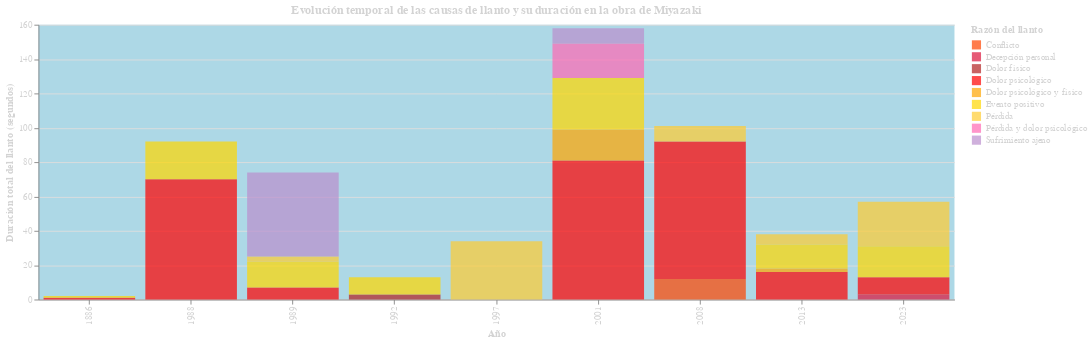

The notebook cell this image was saved under:
### Code cell
import pandas as pd
import altair as alt


df = pd.read_csv("/content/drive/MyDrive/csvs/lagrimasghibli.csv")

# Get all unique causes to define the domain of the color scale
unique_causes = sorted(pivot_long['Causa'].unique().tolist())

# Define a new set of more vibrant and warm colors, with red as most prominent
vibrant_palette = [
    '#FF0000', '#DC143C', '#B22222', '#FF4500', '#FFA500', # Strong reds and oranges
    '#FFD700', '#FFCC33', '#FF69B4', '#BB8FCE' # Clearer yellow, fuchsia, and a warmer purple for 'Sufrimiento ajeno'
]

# Create an initial mapping from cause to color
cause_to_color_map = {}
for i, cause in enumerate(unique_causes):
    cause_to_color_map[cause] = vibrant_palette[i % len(vibrant_palette)]

# Explicitly get the colors for 'Conflicto' and 'Dolor psicológico' and swap them
color_conflicto = cause_to_color_map['Conflicto']
color_dolor_psicologico = cause_to_color_map['Dolor psicológico']

cause_to_color_map['Conflicto'] = color_dolor_psicologico
cause_to_color_map['Dolor psicológico'] = color_conflicto

# Create the final domain and range lists for Altair
domain_list = list(cause_to_color_map.keys())
range_list = [cause_to_color_map[cause] for cause in domain_list]

stacked_bar_chart = (
    alt.Chart(pivot_long).mark_bar(opacity=0.7).encode( # Added opacity here
        x=alt.X('Ano:O', title='Año'),
        y=alt.Y('Duracion:Q', title='Duración total del llanto (segundos)'),
        color=alt.Color('Causa:N', title='Razón del llanto', scale=alt.Scale(domain=domain_list, range=range_list)), # Custom scale with domain and range
        order=alt.Order('Causa:N', sort='ascending'),
        tooltip=['Ano', 'Causa', 'Duracion']
    ).properties(
        width=1000, # Increased width for better visualization
        title='Evolución temporal de las causas de llanto y su duración en la obra de Miyazaki'
    ).configure_axis(
        labelColor='lightgray',
        titleColor='lightgray'
    ).configure_header(
        titleColor='lightgray',
        labelColor='lightgray'
    ).configure_legend(
        labelColor='lightgray',
        titleColor='lightgray'
    ).configure_title(
        color='lightgray'
    ).configure_view(
        stroke=None,
        fill='lightblue'
    )
)

stacked_bar_chart

### Figure 1 — Vega-Lite specification as saved in the notebook (floating-point values rounded to 4 significant figures)
{"config": {"view": {"continuousWidth": 300, "continuousHeight": 300, "fill": "lightblue", "stroke": null}, "axis": {"labelColor": "lightgray", "titleColor": "lightgray"}, "header": {"labelColor": "lightgray", "titleColor": "lightgray"}, "legend": {"labelColor": "lightgray", "titleColor": "lightgray"}, "title": {"color": "lightgray"}}, "data": {"name": "data-c34211a62726235ad4e26aece58bb2e6"}, "mark": {"type": "bar", "opacity": 0.7}, "encoding": {"color": {"field": "Causa", "scale": {"domain": ["Conflicto", "Decepción personal", "Dolor físico", "Dolor psicológico", "Dolor psicológico y físico", "Evento positivo", "Pérdida", "Pérdida y dolor psicológico", "Sufrimiento ajeno"], "range": ["#FF4500", "#DC143C", "#B22222", "#FF0000", "#FFA500", "#FFD700", "#FFCC33", "#FF69B4", "#BB8FCE"]}, "title": "Razón del llanto", "type": "nominal"}, "order": {"field": "Causa", "sort": "ascending", "type": "nominal"}, "tooltip": [{"field": "Ano", "type": "quantitative"}, {"field": "Causa", "type": "nominal"}, {"field": "Duracion", "type": "quantitative"}], "x": {"field": "Ano", "title": "Año", "type": "ordinal"}, "y": {"field": "Duracion", "title": "Duración total del llanto (segundos)", "type": "quantitative"}}, "title": "Evolución temporal de las causas de llanto y su duración en la obra de Miyazaki", "width": 1000, "$schema": "https://vega.github.io/schema/vega-lite/v5.20.1.json", "datasets": {"data-c34211a62726235ad4e26aece58bb2e6": [{"Ano": 1886, "Causa": "Conflicto", "Duracion": 0}, {"Ano": 1988, "Causa": "Conflicto", "Duracion": 0}, {"Ano": 1989, "Causa": "Conflicto", "Duracion": 0}, {"Ano": 1992, "Causa": "Conflicto", "Duracion": 0}, {"Ano": 1997, "Causa": "Conflicto", "Duracion": 0}, {"Ano": 2001, "Causa": "Conflicto", "Duracion": 0}, {"Ano": 2008, "Causa": "Conflicto", "Duracion": 12}, {"Ano": 2013, "Causa": "Conflicto", "Duracion": 0}, {"Ano": 2023, "Causa": "Conflicto", "Duracion": 0}, {"Ano": 1886, "Causa": "Decepción personal", "Duracion": 0}, {"Ano": 1988, "Causa": "Decepción personal", "Duracion": 0}, {"Ano": 1989, "Causa": "Decepción personal", "Duracion": 0}, {"Ano": 1992, "Causa": "Decepción personal", "Duracion": 0}, {"Ano": 1997, "Causa": "Decepción personal", "Duracion": 0}, {"Ano": 2001, "Causa": "Decepción personal", "Duracion": 0}, {"Ano": 2008, "Causa": "Decepción personal", "Duracion": 0}, {"Ano": 2013, "Causa": "Decepción personal", "Duracion": 0}, {"Ano": 2023, "Causa": "Decepción personal", "Duracion": 3}, {"Ano": 1886, "Causa": "Dolor físico", "Duracion": 0}, {"Ano": 1988, "Causa": "Dolor físico", "Duracion": 0}, {"Ano": 1989, "Causa": "Dolor físico", "Duracion": 0}, {"Ano": 1992, "Causa": "Dolor físico", "Duracion": 3}, {"Ano": 1997, "Causa": "Dolor físico", "Duracion": 0}, {"Ano": 2001, "Causa": "Dolor físico", "Duracion": 0}, {"Ano": 2008, "Causa": "Dolor físico", "Duracion": 0}, {"Ano": 2013, "Causa": "Dolor físico", "Duracion": 0}, {"Ano": 2023, "Causa": "Dolor físico", "Duracion": 0}, {"Ano": 1886, "Causa": "Dolor psicológico", "Duracion": 1}, {"Ano": 1988, "Causa": "Dolor psicológico", "Duracion": 70}, {"Ano": 1989, "Causa": "Dolor psicológico", "Duracion": 7}, {"Ano": 1992, "Causa": "Dolor psicológico", "Duracion": 0}, {"Ano": 1997, "Causa": "Dolor psicológico", "Duracion": 0}, {"Ano": 2001, "Causa": "Dolor psicológico", "Duracion": 81}, {"Ano": 2008, "Causa": "Dolor psicológico", "Duracion": 80}, {"Ano": 2013, "Causa": "Dolor psicológico", "Duracion": 16}, {"Ano": 2023, "Causa": "Dolor psicológico", "Duracion": 10}, {"Ano": 1886, "Causa": "Dolor psicológico y físico", "Duracion": 0}, {"Ano": 1988, "Causa": "Dolor psicológico y físico", "Duracion": 0}, {"Ano": 1989, "Causa": "Dolor psicológico y físico", "Duracion": 0}, {"Ano": 1992, "Causa": "Dolor psicológico y físico", "Duracion": 0}, {"Ano": 1997, "Causa": "Dolor psicológico y físico", "Duracion": 0}, {"Ano": 2001, "Causa": "Dolor psicológico y físico", "Duracion": 18}, {"Ano": 2008, "Causa": "Dolor psicológico y físico", "Duracion": 0}, {"Ano": 2013, "Causa": "Dolor psicológico y físico", "Duracion": 2}, {"Ano": 2023, "Causa": "Dolor psicológico y físico", "Duracion": 0}, {"Ano": 1886, "Causa": "Evento positivo", "Duracion": 1}, {"Ano": 1988, "Causa": "Evento positivo", "Duracion": 22}, {"Ano": 1989, "Causa": "Evento positivo", "Duracion": 15}, {"Ano": 1992, "Causa": "Evento positivo", "Duracion": 10}, {"Ano": 1997, "Causa": "Evento positivo", "Duracion": 0}, {"Ano": 2001, "Causa": "Evento positivo", "Duracion": 30}, {"Ano": 2008, "Causa": "Evento positivo", "Duracion": 0}, {"Ano": 2013, "Causa": "Evento positivo", "Duracion": 14}, {"Ano": 2023, "Causa": "Evento positivo", "Duracion": 18}, {"Ano": 1886, "Causa": "Pérdida", "Duracion": 0}, {"Ano": 1988, "Causa": "Pérdida", "Duracion": 0}, {"Ano": 1989, "Causa": "Pérdida", "Duracion": 3}, {"Ano": 1992, "Causa": "Pérdida", "Duracion": 0}, {"Ano": 1997, "Causa": "Pérdida", "Duracion": 34}, {"Ano": 2001, "Causa": "Pérdida", "Duracion": 0}, {"Ano": 2008, "Causa": "Pérdida", "Duracion": 9}, {"Ano": 2013, "Causa": "Pérdida", "Duracion": 6}, {"Ano": 2023, "Causa": "Pérdida", "Duracion": 26}, {"Ano": 1886, "Causa": "Pérdida y dolor psicológico", "Duracion": 0}, {"Ano": 1988, "Causa": "Pérdida y dolor psicológico", "Duracion": 0}, {"Ano": 1989, "Causa": "Pérdida y dolor psicológico", "Duracion": 0}, {"Ano": 1992, "Causa": "Pérdida y dolor psicológico", "Duracion": 0}, {"Ano": 1997, "Causa": "Pérdida y dolor psicológico", "Duracion": 0}, {"Ano": 2001, "Causa": "Pérdida y dolor psicológico", "Duracion": 20}, {"Ano": 2008, "Causa": "Pérdida y dolor psicológico", "Duracion": 0}, {"Ano": 2013, "Causa": "Pérdida y dolor psicológico", "Duracion": 0}, {"Ano": 2023, "Causa": "Pérdida y dolor psicológico", "Duracion": 0}, {"Ano": 1886, "Causa": "Sufrimiento ajeno", "Duracion": 0}, {"Ano": 1988, "Causa": "Sufrimiento ajeno", "Duracion": 0}, {"Ano": 1989, "Causa": "Sufrimiento ajeno", "Duracion": 49}, {"Ano": 1992, "Causa": "Sufrimiento ajeno", "Duracion": 0}, {"Ano": 1997, "Causa": "Sufrimiento ajeno", "Duracion": 0}, {"Ano": 2001, "Causa": "Sufrimiento ajeno", "Duracion": 9}, {"Ano": 2008, "Causa": "Sufrimiento ajeno", "Duracion": 0}, {"Ano": 2013, "Causa": "Sufrimiento ajeno", "Duracion": 0}, {"Ano": 2023, "Causa": "Sufrimiento ajeno", "Duracion": 0}]}}
